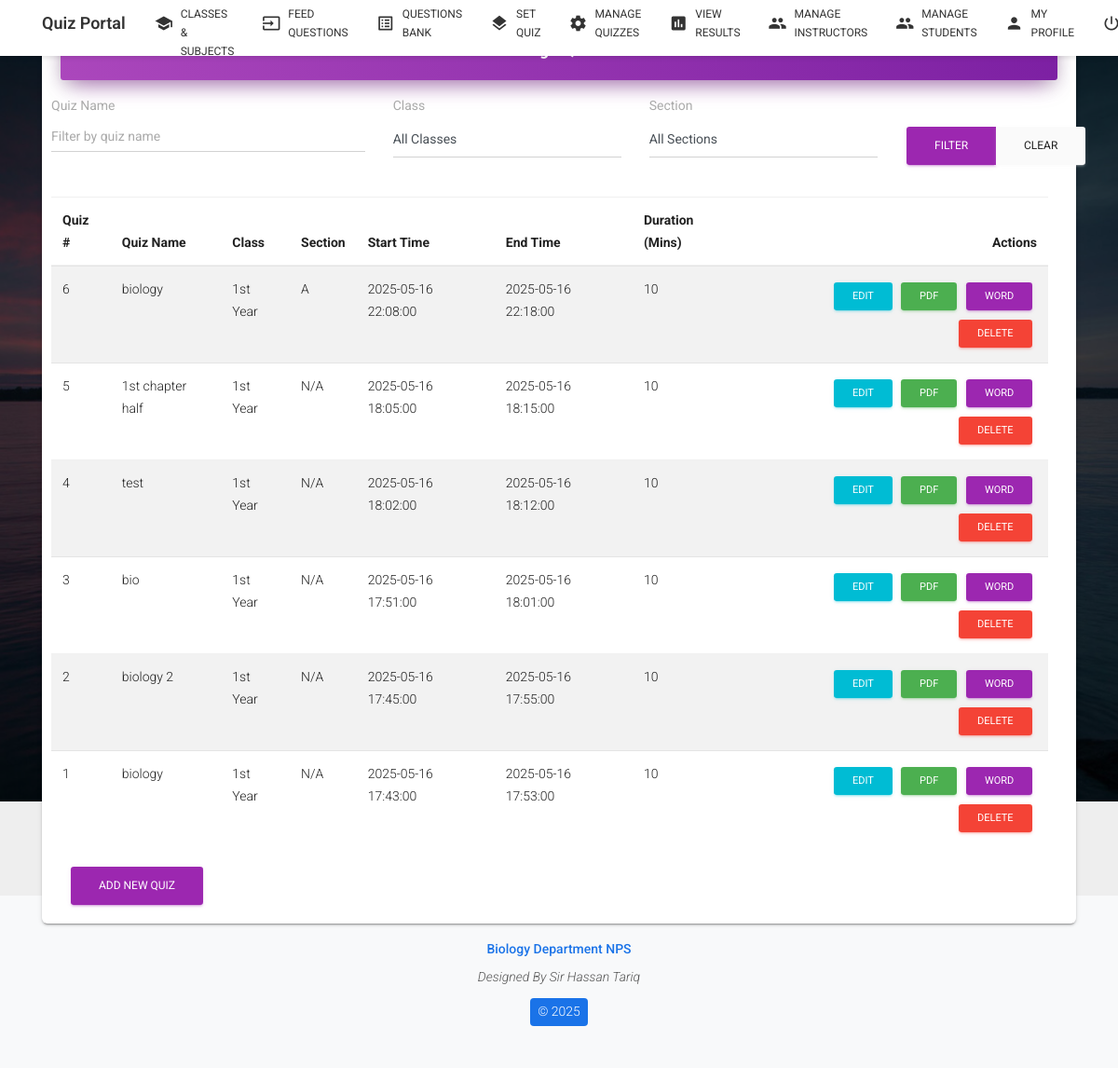
/code/manage_quizzes.php (signed in), run on the app's committed database.
### tables this page shows
CREATE TABLE `quizconfig` (
  `quizid` int(11) NOT NULL,
  `quiznumber` int(11) NOT NULL,
  `quizname` varchar(50) NOT NULL,
  `starttime` datetime NOT NULL,
  `endtime` datetime NOT NULL,
  `duration` int(11) NOT NULL,
  `attempts` int(11) NOT NULL,
  `mcq` int(11) NOT NULL,
  `numerical` int(11) NOT NULL,
  `dropdown` int(11) NOT NULL,
  `fill` int(11) NOT NULL,
  `short` int(11) NOT NULL,
  `essay` int(11) NOT NULL,
  `mcqmarks` int(11) NOT NULL,
  `numericalmarks` int(11) NOT NULL,
  `dropdownmarks` int(11) NOT NULL,
  `fillmarks` int(11) NOT NULL,
  `shortmarks` int(11) NOT NULL,
  `essaymarks` int(11) NOT NULL,
  `maxmarks` int(11) NOT NULL DEFAULT 0,
  `typea` int(11) DEFAULT 0,
  `typeamarks` int(11) DEFAULT 0,
  `typeb` int(11) DEFAULT 0,
  `typebmarks` int(11) DEFAULT 0,
  `typec` int(11) DEFAULT 0,
  `typecmarks` int(11) DEFAULT 0,
  `typed` int(11) DEFAULT 0,
  `typedmarks` int(11) DEFAULT 0,
  `typee` int(11) DEFAULT 0,
  `typeemarks` int(11) DEFAULT 0,
  `typef` int(11) DEFAULT 0,
  `typefmarks` int(11) DEFAULT 0,
  `total_questions` int(11) DEFAULT NULL,
  `class_id` int(11) DEFAULT NULL,
  `chapter_ids` text DEFAULT NULL,
  `subject_id` int(11) DEFAULT NULL,
  `section` varchar(50) DEFAULT NULL COMMENT 'Target section for the quiz',
  `is_random` tinyint(1) NOT NULL DEFAULT 0
);

CREATE TABLE `classes` (
  `class_id` int(11) NOT NULL,
  `class_name` varchar(255) NOT NULL,
  `instructor_email` varchar(50) NOT NULL,
  `created_at` timestamp NOT NULL DEFAULT current_timestamp(),
  `updated_at` timestamp NOT NULL DEFAULT current_timestamp() ON UPDATE current_timestamp()
);

### code/manage_quizzes.php (the view, shortened to what this page needs)
<?php
include "database.php";
$quiz_name_filter = isset($_GET['quiz_name_filter']) ? $_GET['quiz_name_filter'] : '';
$quizzes = [];
$sql_quizzes = "SELECT qc.quiznumber, qc.quizname, qc.starttime, qc.endtime, qc.duration, qc.subject_id, qc.class_id, qc.section, c.class_name
                FROM quizconfig qc
                LEFT JOIN classes c ON qc.class_id = c.class_id
                WHERE 1=1";
$params = [];
$types = "";
$sql_quizzes .= " ORDER BY qc.quiznumber DESC";
if (!empty($params)) {
    $stmt = $conn->prepare($sql_quizzes);
    $stmt->bind_param($types, ...$params);
    $stmt->execute();
    $result_quizzes = $stmt->get_result();
} else {
    $result_quizzes = $conn->query($sql_quizzes);
}
if ($result_quizzes && $result_quizzes->num_rows > 0) {
    while ($row = $result_quizzes->fetch_assoc()) {
        $quizzes[] = $row;
    }
}
?>
<!DOCTYPE html>
<html lang="en">
<head>
    <link rel="stylesheet" href="https://cdnjs.cloudflare.com/ajax/libs/font-awesome/6.4.0/css/all.min.css">
    <link href="./assets/css/material-kit.css?v=2.0.4" rel="stylesheet" />
</head>
<body class="landing-page sidebar-collapse">
    <nav class="navbar fixed-top navbar-expand-lg">
        <div class="container">
            <div class="navbar-translate">
                <a class="navbar-brand" href="instructorhome.php">Quiz Portal</a>
            </div>
            <div class="collapse navbar-collapse">
                <ul class="navbar-nav ml-auto">
                    <li class="nav-item">
                        <a href="manage_classes_subjects.php" class="nav-link">
                            <i class="material-icons">school</i> Manage Classes & Subjects
                        </a>
                    </li>
                    <li class="nav-item">
                        <a href="questionfeed.php" class="nav-link">
                            <i class="material-icons">input</i> Feed Questions
                        </a>
                    </li>
                    <li class="nav-item">
                        <a href="view_questions.php" class="nav-link">
                            <i class="material-icons">list_alt</i> Questions Bank
                        </a>
                    </li>
                    <li class="nav-item">
                        <a href="quizconfig.php" class="nav-link">
                            <i class="material-icons">layers</i> Set Quiz
                        </a>
                    </li>
                    <li class="nav-item">
                        <a href="manage_quizzes.php" class="nav-link">
                            <i class="material-icons">settings</i> Manage Quizzes
                        </a>
                    </li>
                    <li class="nav-item">
                        <a href="view_quiz_results.php" class="nav-link">
                            <i class="material-icons">assessment</i> View Results
                        </a>
                    </li>
                    <li class="nav-item">
                        <a href="manage_instructors.php" class="nav-link">
                            <i class="material-icons">people</i> Manage Instructors
                        </a>
                    </li>
                    <li class="nav-item">
                        <a href="manage_students.php" class="nav-link">
                            <i class="material-icons">group</i> Manage Students
                        </a>
                    </li>
                    <li class="nav-item">
                        <a href="my_profile.php" class="nav-link">
                            <i class="material-icons">person</i> My Profile
                        </a>
                    </li>
                    <li class="nav-item">
                        <a class="nav-link" rel="tooltip" title="" data-placement="bottom" href="instructorlogout.php" data-original-title="Get back to Login Page">
                            <i class="material-icons">power_settings_new</i> Log Out
                        </a>
                    </li>
                </ul>
            </div>
        </div>
    </nav>
    <div class="main-container">
        <div class="page-header header-filter" style="background-image: url('./assets/img/bg2.jpg'); background-size: cover; background-position: top center;">
            <div class="container" style="padding-top: 15vh;">
                <div class="row">
                    <div class="col-md-12 ml-auto mr-auto">
                        <div class="card card-login">
                            <div class="card-header card-header-primary text-center">
                                <h4 class="card-title">Manage Quizzes</h4>
                            </div>
                            <div class="card-body">
                                <form method="GET" action="manage_quizzes.php" class="mb-4">
                                    <div class="row">
                                        <div class="col-md-4">
                                            <div class="form-group">
                                                <label for="quiz_name_filter">Quiz Name</label>
                                                <input type="text" class="form-control" id="quiz_name_filter" name="quiz_name_filter" value="<?php echo htmlspecialchars($quiz_name_filter); ?>" placeholder="Filter by quiz name">
                                            </div>
                                        </div>
                                        <div class="col-md-3">
                                            <div class="form-group">
                                                <label for="class_filter">Class</label>
                                                <select class="form-control" id="class_filter" name="class_filter">
                                                    <option value="">All Classes</option>
                                                </select>
                                            </div>
                                        </div>
                                        <div class="col-md-3">
                                            <div class="form-group">
                                                <label for="section_filter">Section</label>
                                                <select class="form-control" id="section_filter" name="section_filter">
                                                    <option value="">All Sections</option>
                                                </select>
                                            </div>
                                        </div>
                                        <div class="col-md-2 d-flex align-items-end">
                                            <div class="btn-group w-100">
                                                <button type="submit" class="btn btn-primary">Filter</button>
                                                <a href="manage_quizzes.php" class="btn btn-secondary">Clear</a>
                                            </div>
                                        </div>
                                    </div>
                                </form>
                                <?php if (empty($quizzes)): ?>
                                    <p class="text-center">No quizzes found.</p>
                                <?php else: ?>
                                    <table class="table table-striped">
                                        <thead>
                                            <tr>
                                                <th>Quiz #</th>
                                                <th>Quiz Name</th>
                                                <th>Class</th>
                                                <th>Section</th>
                                                <th>Start Time</th>
                                                <th>End Time</th>
                                                <th>Duration (Mins)</th>
                                                <th class="text-right">Actions</th>
                                            </tr>
                                        </thead>
                                        <tbody>
                                            <?php foreach ($quizzes as $quiz): ?>
                                                <tr>
                                                    <td><?php echo htmlspecialchars($quiz['quiznumber']); ?></td>
                                                    <td><?php echo htmlspecialchars($quiz['quizname'] ?? 'N/A'); ?></td>
                                                    <td><?php echo htmlspecialchars($quiz['class_name'] ?? 'N/A'); ?></td>
                                                    <td><?php echo htmlspecialchars($quiz['section'] ?? 'N/A'); ?></td>
                                                    <td><?php echo htmlspecialchars($quiz['starttime']); ?></td>
                                                    <td><?php echo htmlspecialchars($quiz['endtime']); ?></td>
                                                    <td><?php echo htmlspecialchars($quiz['duration']); ?></td>
                                                    <td class="text-right table-actions">
                                                        <a href="edit_quiz.php?quiz_id=<?php echo $quiz['quiznumber']; ?>" class="btn btn-info btn-sm">Edit</a>
                                                        <a href="direct_export.php?quiz_id=<?php echo $quiz['quiznumber']; ?>" class="btn btn-success btn-sm">PDF</a>
                                                        <a href="export.php?quiz_id=<?php echo $quiz['quiznumber']; ?>&export_type=word" class="btn btn-primary btn-sm">Word</a>
                                                        <a href="manage_quizzes.php?action=delete&quiz_id=<?php echo $quiz['quiznumber']; ?>" class="btn btn-danger btn-sm" onclick="return confirm('Are you sure you want to delete Quiz #<?php echo $quiz['quiznumber']; ?>? This will also delete associated results and responses.');">Delete</a>
                                                    </td>
                                                </tr>
                                            <?php endforeach; ?>
                                        </tbody>
                                    </table>
                                <?php endif; ?>
                            </div>
                            <div class="card-footer text-center">
                                <a href="quizconfig.php" class="btn btn-primary">Add New Quiz</a>
                            </div>
                        </div>
                    </div>
                </div>
            </div>
        </div>
    </div>
    <footer class="footer footer-default">
        <div class="container">
            <div class="copyright text-center">
                <div class="department">Biology Department NPS</div>
                <div class="designer">Designed By Sir Hassan Tariq</div>
                <div class="year">
                    &copy; <script>document.write(new Date().getFullYear())</script>
                </div>
            </div>
        </div>
    </footer>
</body>
</html>

### code/manage_quizzes.php (style rules this page uses)
.navbar { transition: all 0.3s ease; padding-top: 0 !important; background-color: #fff !important; box-shadow: 0 2px 5px rgba(0,0,0,0.1); height: 60px; }
.navbar-brand { color: #333 !important; font-weight: 600; font-size: 1.3rem; padding: 0 15px; }
.nav-link { color: #333 !important; display: flex; align-items: center; gap: 5px; font-weight: 500; padding: 8px 15px !important; }
.nav-link i { font-size: 18px; color: #333; }
.footer { padding: 30px 0; margin-top: 50px; background: #f8f9fa; border-top: 1px solid #eee; position: relative; width: 100%; bottom: 0; }
.footer .copyright { color: #555; font-size: 14px; line-height: 1.8; }
.footer .copyright .department { color: #1a73e8; font-weight: 500; margin-bottom: 5px; }
.footer .copyright .designer { font-style: italic; margin: 5px 0; }
.footer .copyright .year { background: #1a73e8; color: white; padding: 2px 8px; border-radius: 4px; display: inline-block; margin-top: 5px; }
.table-actions .btn { margin-right: 5px; }
.page-header { margin-top: 60px; min-height: calc(100vh - 60px); position: relative; }
.card { margin-bottom: 30px; }
.main-container { min-height: calc(100vh - 170px); padding-bottom: 50px; position: relative; }

### data on the page
quizconfig: quiznumber "6", quizname "biology", class.class_name "1st Year", section "A", starttime "2025-05-16 22:08:00", endtime "2025-05-16 22:18:00", duration "10"
quizconfig: quiznumber "5", quizname "1st chapter half", class.class_name "1st Year", section "N/A", starttime "2025-05-16 18:05:00", endtime "2025-05-16 18:15:00", duration "10"
quizconfig: quiznumber "4", quizname "test", class.class_name "1st Year", section "N/A", starttime "2025-05-16 18:02:00", endtime "2025-05-16 18:12:00", duration "10"
quizconfig: quiznumber "3", quizname "bio", class.class_name "1st Year", section "N/A", starttime "2025-05-16 17:51:00", endtime "2025-05-16 18:01:00", duration "10"
quizconfig: quiznumber "2", quizname "biology 2", class.class_name "1st Year", section "N/A", starttime "2025-05-16 17:45:00", endtime "2025-05-16 17:55:00", duration "10"
quizconfig: quiznumber "1", quizname "biology", class.class_name "1st Year", section "N/A", starttime "2025-05-16 17:43:00", endtime "2025-05-16 17:53:00", duration "10"
